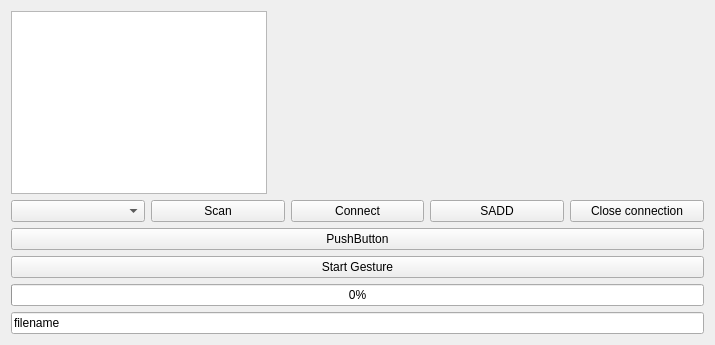
<?xml version="1.0" encoding="UTF-8"?>
<ui version="4.0">
 <class>MainWindow</class>
 <widget class="QMainWindow" name="MainWindow">
  <property name="geometry">
   <rect>
    <x>0</x>
    <y>0</y>
    <width>715</width>
    <height>345</height>
   </rect>
  </property>
  <property name="windowTitle">
   <string>MainWindow</string>
  </property>
  <widget class="QWidget" name="centralWidget">
   <layout class="QVBoxLayout" name="verticalLayout">
    <item>
     <layout class="QGridLayout" name="gridLayout">
      <item row="0" column="1">
       <widget class="QCustomPlot" name="widget" native="true">
        <property name="sizePolicy">
         <sizepolicy hsizetype="Expanding" vsizetype="Expanding">
          <horstretch>0</horstretch>
          <verstretch>0</verstretch>
         </sizepolicy>
        </property>
       </widget>
      </item>
      <item row="0" column="0">
       <widget class="QTextEdit" name="textEdit">
        <property name="sizePolicy">
         <sizepolicy hsizetype="Preferred" vsizetype="Preferred">
          <horstretch>0</horstretch>
          <verstretch>0</verstretch>
         </sizepolicy>
        </property>
       </widget>
      </item>
     </layout>
    </item>
    <item>
     <layout class="QHBoxLayout" name="horizontalLayout">
      <item>
       <widget class="QComboBox" name="comboBox"/>
      </item>
      <item>
       <widget class="QPushButton" name="pushButton_4">
        <property name="text">
         <string>Scan</string>
        </property>
       </widget>
      </item>
      <item>
       <widget class="QPushButton" name="pushButton">
        <property name="text">
         <string>Connect</string>
        </property>
       </widget>
      </item>
      <item>
       <widget class="QPushButton" name="pushButton_3">
        <property name="text">
         <string>SADD</string>
        </property>
       </widget>
      </item>
      <item>
       <widget class="QPushButton" name="pushButton_2">
        <property name="text">
         <string>Close connection</string>
        </property>
       </widget>
      </item>
     </layout>
    </item>
    <item>
     <widget class="QPushButton" name="pushButton_6">
      <property name="text">
       <string>PushButton</string>
      </property>
     </widget>
    </item>
    <item>
     <widget class="QPushButton" name="pushButton_5">
      <property name="text">
       <string>Start Gesture</string>
      </property>
     </widget>
    </item>
    <item>
     <widget class="QProgressBar" name="progressBar">
      <property name="maximum">
       <number>200</number>
      </property>
      <property name="value">
       <number>0</number>
      </property>
     </widget>
    </item>
    <item>
     <widget class="QLineEdit" name="lineEdit">
      <property name="text">
       <string>filename</string>
      </property>
     </widget>
    </item>
   </layout>
  </widget>
 </widget>
 <layoutdefault spacing="6" margin="11"/>
 <customwidgets>
  <customwidget>
   <class>QCustomPlot</class>
   <extends>QWidget</extends>
   <header>qcustomplot.h</header>
   <container>1</container>
  </customwidget>
 </customwidgets>
 <resources/>
 <connections/>
</ui>
